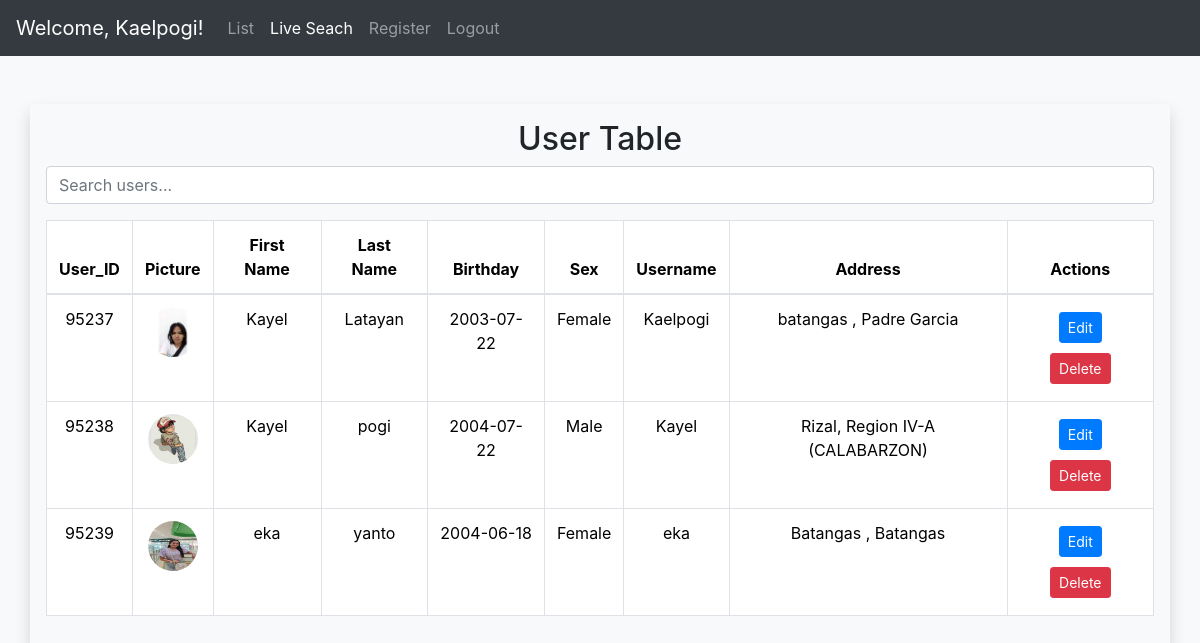
The page /livesearch.php (signed in) on the database its author committed.
### tables this page shows
CREATE TABLE `users` (
  `UserID` int(11) NOT NULL,
  `Username` varchar(255) DEFAULT NULL,
  `user_email` varchar(255) NOT NULL,
  `Pass_word` varchar(255) DEFAULT NULL,
  `firstname` varchar(255) NOT NULL,
  `lastname` varchar(255) NOT NULL,
  `birthday` date DEFAULT NULL,
  `sex` varchar(255) NOT NULL,
  `user_profile_picture` varchar(255) NOT NULL,
  `account_type` int(11) NOT NULL
);

### livesearch.php (the view, shortened to what this page needs)
<?php
$con = new database();
$html = '';
try {
    $connection = $con->opencon();
    $recordsPerPage = 10;
    $currentPage = isset($_GET['page']) ? (int)$_GET['page'] : 1;
    $offset = ($currentPage - 1) * $recordsPerPage;
    $query = $connection->prepare("SELECT users.UserID, users.firstname, users.lastname, users.birthday, users.sex, users.Username, users.user_profile_picture, CONCAT(user_add_city, ', ', user_add_province) AS address FROM users INNER JOIN user_address ON users.UserID = user_address.UserID LIMIT :offset, :recordsPerPage");
    $query->bindParam(':offset', $offset, PDO::PARAM_INT);
    $query->bindParam(':recordsPerPage', $recordsPerPage, PDO::PARAM_INT);
    $query->execute();
    $users = $query->fetchAll(PDO::FETCH_ASSOC);
    foreach ($users as $user) {
        $html .= '<tr>';
        $html .= '<td>' . $user['UserID'] . '</td>';
        $html .= '<td><img src="' . htmlspecialchars($user['user_profile_picture']) . '" alt="Profile Picture" style="width: 50px; height: 50px; border-radius: 50%;"></td>';
        $html .= '<td>' . $user['firstname'] . '</td>';
        $html .= '<td>' . $user['lastname'] . '</td>';
        $html .= '<td>' . $user['birthday'] . '</td>';
        $html .= '<td>' . $user['sex'] . '</td>';
        $html .= '<td>' . $user['Username'] . '</td>';
        $html .= '<td>' . $user['address'] . '</td>';
        $html .= '<td>';
        $html .= '<form action="update.php" method="post" style="display: inline;">';
        $html .= '<input type="hidden" name="id" value="' . $user['UserID'] . '">';
        $html .= '<button type="submit" class="btn btn-primary btn-sm">Edit</button>';
        $html .= '</form>';
        $html .= '<form method="POST" style="display: inline;">';
        $html .= '<input type="hidden" name="id" value="' . $user['UserID'] . '">';
        $html .= '<input type="submit" name="delete" class="btn btn-danger btn-sm" value="Delete" onclick="return confirm(\'Are you sure you want to delete this user?\')">';
        $html .= '</form>';
        $html .= '</td>';
        $html .= '</tr>';
    }
} catch (PDOException $e) {
    echo json_encode(['error' => $e->getMessage()]);
}
?>
<!DOCTYPE html>
<html lang="en">
<head>
  <link rel="stylesheet" href="./bootstrap-5.3.3-dist/css/bootstrap.css">
  <link href="https://stackpath.bootstrapcdn.com/bootstrap/4.5.2/css/bootstrap.min.css" rel="stylesheet">
  <link rel="stylesheet" href="https://cdnjs.cloudflare.com/ajax/libs/font-awesome/5.15.4/css/all.min.css">
  <link rel="stylesheet" href="includes/style.css?v=<?php echo time(); ?>">
</head>
<body>
<?php include('includes/navbar.php'); ?>
<div class="container user-info rounded shadow p-3 my-5">
    <h2 class="text-center mb-2">User Table</h2>
    <div class="mb-3">
        <input type="text" id="search" class="form-control" placeholder="Search users...">
    </div>
    <div class="table-responsive text-center">
        <table class="table table-bordered">
            <thead>
                <tr>
                    <th>User_ID</th>
                    <th>Picture</th>
                    <th>First Name</th>
                    <th>Last Name</th>
                    <th>Birthday</th>
                    <th>Sex</th>
                    <th>Username</th>
                    <th>Address</th>
                    <th>Actions</th>
                </tr>
            </thead>
            <tbody id="userTableBody">
                <?php echo $html; ?>
            </tbody>
        </table>
    </div>
</div>
</body>
</html>

### includes/style.css (style rules this page uses)
body { background-color: #f8f9fa; }
.btn { margin: 5px; }

### rows shown on the page
users: UserID "95237", user_profile_picture (picture), firstname "Kayel", lastname "Latayan", birthday "2003-07-22", sex "Female", Username "Kaelpogi", address "batangas , Padre Garcia"
users: UserID "95238", user_profile_picture (picture), firstname "Kayel", lastname "pogi", birthday "2004-07-22", sex "Male", Username "Kayel", address "Rizal, Region IV-A (CALABARZON)"
users: UserID "95239", user_profile_picture (picture), firstname "eka", lastname "yanto", birthday "2004-06-18", sex "Female", Username "eka", address "Batangas , Batangas"

### other values the page prints
$_SESSION['username'] "Kaelpogi"
